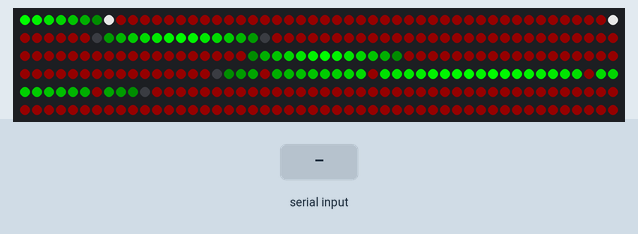
The sketch below on a simulated Arduino Uno, built with avr-gcc and run on an emulated ATmega328P. Parts: 300 RGB LEDs in strip order, left to right, continuing on the next row. The test bench sets the inputs (shaded band). Random numbers use the default seed unless the sketch sets one.

Above: at 0.17 s.
At 1.2 s:
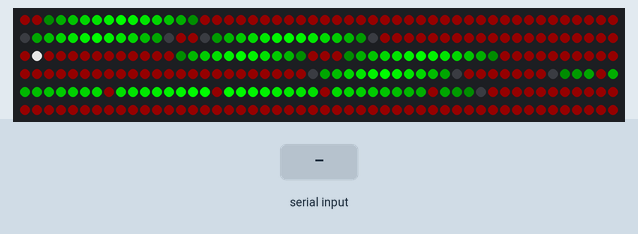
1.3 s: "D" received over Serial
At 1.74 s:
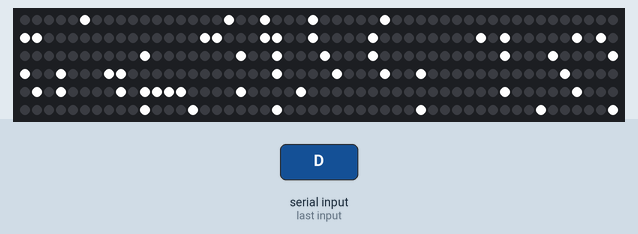
Timing chart, 0 to 4.3 s (numbered marks = the images above; inputs shaded):
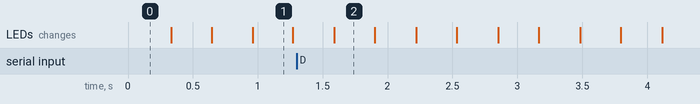

The sketch:

cylon_tree_small.ino
```cpp
#include <FastLED.h>
#define NUM_LEDS 300
CRGB leds[NUM_LEDS];
//#define NUM_LEVELS 8
    // Left side bushes:
// int prevcal[NUM_LEVELS] = {53, 100, 149, 197, 242, 277, NUM_LEDS-1};
//int prevcal[NUM_LEVELS] = { 23, 53, 85, 123, 169, 209, 257, NUM_LEDS-1}; //tree
#define NUM_LEVELS 7
int prevcal[NUM_LEVELS] = {33, 63, 98, 125, 157, 187, NUM_LEDS-1 }; //Right Bush


void setup() {
  FastLED.addLeds<NEOPIXEL, A0>(leds, NUM_LEDS);
  Serial.begin(9600);
}


void SafeSetRGB(int dot, uint8_t r, uint8_t g, uint8_t b) {
  if (dot >= NUM_LEDS || dot < 0) return;
  leds[dot].setRGB(r, g, b);
}

// draw scaled effect around location
void CylonLight(int loc, int len) {
  for (int i = 20; i > 0; --i) {
    SafeSetRGB(loc + (i * len) / 100, 0, 13 * (20 - i), 0);
    SafeSetRGB(loc - (i * len) / 100, 0, 13 * (20 - i), 0);
  }
}

void Cylon(int phase) {
  int prev = 0;
  bool reverse = false;
  for (int dot : prevcal) {
    int len = dot - prev;
    int cloc = (phase * len) / 100;
    if (reverse) {
      CylonLight(dot - cloc, len * -1);
    } else {
      CylonLight(prev + cloc, len);
    }
    prev = dot;
    reverse = !reverse;
  }
}

int phase = 0;
int phase_dir = 1;
int Phase() {
  phase += phase_dir;
  if (phase < 0 || phase > 100) {
    phase_dir *= -1;
    phase += phase_dir*3;
  }
  return phase;
}


void display() {
  for (int dot = 0; dot < NUM_LEDS; dot++) {
    leds[dot].setRGB(20, 0, 0);
  }
  for (int i = 0; i < 2; ++i) {
    int rand = random(NUM_LEDS);
    leds[rand].setRGB(180, 180, 180);
  }
  Cylon(Phase());
  FastLED.show();
}

void detection_display() {
  for (int dot = 0; dot < NUM_LEDS; dot++) {
    leds[dot].setRGB(0, 0, 0);
  }
  for (int i = 0; i < 55; ++i) {
    int rand = random(NUM_LEDS);
    leds[rand].setRGB(255, 255, 255);
  }
  FastLED.show();
}

bool has_detections=false;
void loop() {
  if (Serial.available() > 0) {
    int in  = Serial.read();
    if (in == 'D') {
      has_detections = true;
    } else {
    if (in == 'N')
      has_detections = false;
    }
  }
  if (has_detections) {
    detection_display();
  } else {
    display();
  }

  delay(20);
}
```
